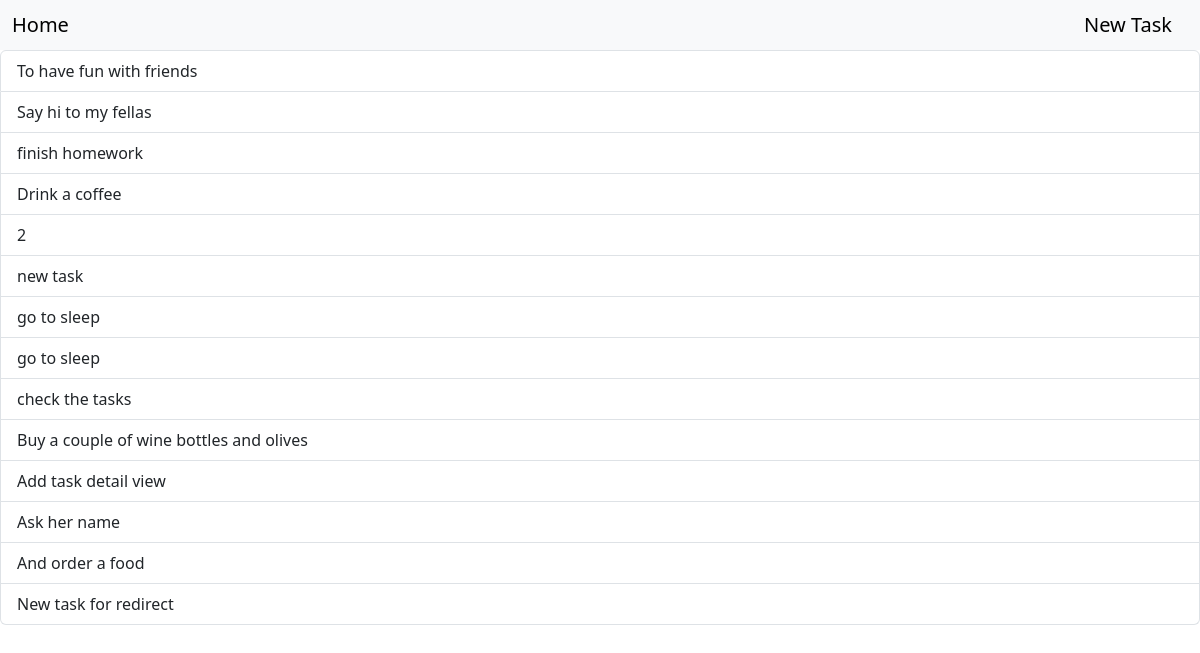
The app's page /, older data.
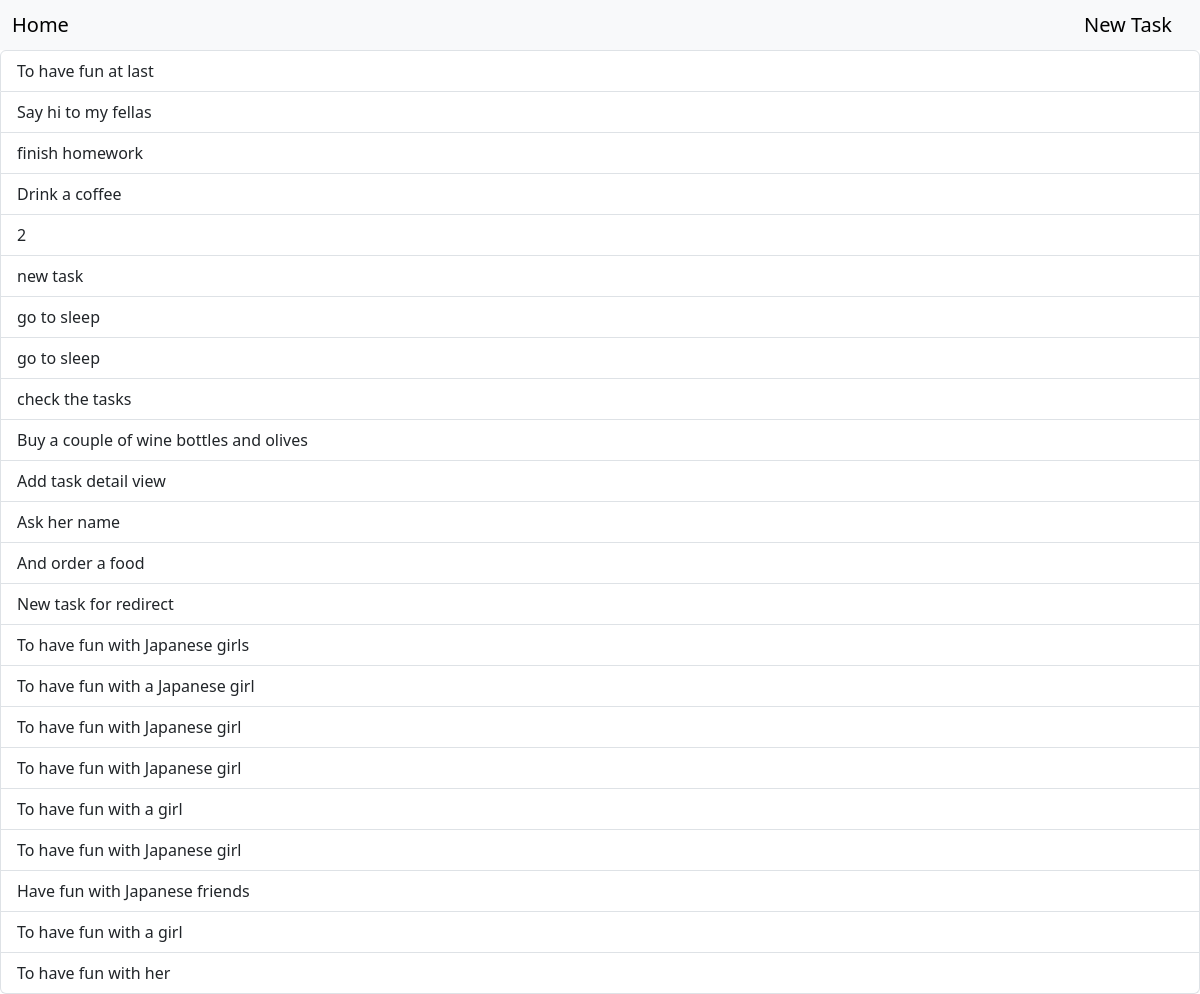
The same page, newer data.
### display/models.py (models this page shows, shortened)
class Task(models.Model):
    objective = models.CharField(max_length=50, null=True, blank=False)
    status = models.CharField(max_length=25, default='New')
    dead_line = models.DateField(auto_now=False, auto_now_add=False, blank=True, default=None)
    description = models.TextField(max_length=1000, null=True)

### display/views.py (the view)
# urls.py: path('', display_views.index_view, name='main'),
def index_view(request):
    task = Task.objects.all()
    return render(request, 'index.html', context={'task': task})

### templates/index.html (shortened to what this page needs)
{% extends 'base.html' %}
{% block content %}
    <div>
            <div class="list-group">
                {% for task in task %}
                    <a href="{% url 'detail_task' task.pk %}" class="list-group-item"> {{ task.objective }}</a>
                {% endfor %}
            </div>
        {% endblock %}

### templates/base.html (shortened to what this page needs)
<!DOCTYPE html>
<html lang="en">
<head>
    <link href="https://cdn.jsdelivr.net/npm/bootstrap@5.3.0-alpha3/dist/css/bootstrap.min.css" rel="stylesheet">
</head>
<body>
    <nav class="navbar bg-body-tertiary">
        <div class="container-fluid">
          <a href="{% url 'main' %}" class="navbar-brand mb-0 h1">Home</a>
          <a href="{% url 'new_task' %}" class="navbar-brand mb-0 h1">New Task</a>
        </div>
    </nav>
    {% block content %}{% endblock %}
</body>
</html>

Row changes from the older to the newer data that the page shows:
changed Task: objective "To have fun with friends" → "To have fun at last"
added Task: objective "To have fun with Japanese girls"
added Task: objective "To have fun with a Japanese girl"
added Task: objective "To have fun with Japanese girl"
added Task: objective "To have fun with Japanese girl"
added Task: objective "To have fun with a girl"
added Task: objective "To have fun with Japanese girl"
added Task: objective "Have fun with Japanese friends"
added Task: objective "To have fun with a girl"
added Task: objective "To have fun with her"
